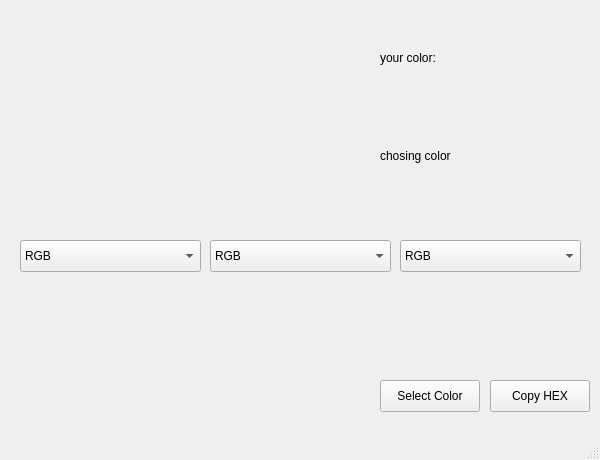
<?xml version="1.0" encoding="UTF-8"?>
<ui version="4.0">
 <class>MainWindow</class>
 <widget class="QMainWindow" name="MainWindow">
  <property name="geometry">
   <rect>
    <x>0</x>
    <y>0</y>
    <width>600</width>
    <height>460</height>
   </rect>
  </property>
  <property name="windowTitle">
   <string>Color</string>
  </property>
  <property name="animated">
   <bool>true</bool>
  </property>
  <widget class="QWidget" name="centralwidget">
   <widget class="QLabel" name="infLabel">
    <property name="geometry">
     <rect>
      <x>380</x>
      <y>50</y>
      <width>81</width>
      <height>16</height>
     </rect>
    </property>
    <property name="text">
     <string>your color:</string>
    </property>
   </widget>
   <widget class="QLabel" name="pallete">
    <property name="geometry">
     <rect>
      <x>20</x>
      <y>30</y>
      <width>340</width>
      <height>180</height>
     </rect>
    </property>
    <property name="text">
     <string/>
    </property>
    <property name="textFormat">
     <enum>Qt::AutoText</enum>
    </property>
    <property name="scaledContents">
     <bool>false</bool>
    </property>
    <property name="wordWrap">
     <bool>false</bool>
    </property>
    <property name="indent">
     <number>-1</number>
    </property>
    <property name="openExternalLinks">
     <bool>false</bool>
    </property>
   </widget>
   <widget class="QLabel" name="chosencolor">
    <property name="geometry">
     <rect>
      <x>380</x>
      <y>90</y>
      <width>121</width>
      <height>131</height>
     </rect>
    </property>
    <property name="text">
     <string>chosing color</string>
    </property>
   </widget>
   <widget class="QPushButton" name="vopyButton">
    <property name="geometry">
     <rect>
      <x>490</x>
      <y>380</y>
      <width>100</width>
      <height>32</height>
     </rect>
    </property>
    <property name="text">
     <string>Copy HEX</string>
    </property>
   </widget>
   <widget class="QComboBox" name="choseColor1">
    <property name="geometry">
     <rect>
      <x>20</x>
      <y>240</y>
      <width>181</width>
      <height>32</height>
     </rect>
    </property>
    <item>
     <property name="text">
      <string>RGB</string>
     </property>
    </item>
    <item>
     <property name="text">
      <string>CMYK</string>
     </property>
    </item>
    <item>
     <property name="text">
      <string>HLS</string>
     </property>
    </item>
    <item>
     <property name="text">
      <string>HSV</string>
     </property>
    </item>
    <item>
     <property name="text">
      <string>XYZ</string>
     </property>
    </item>
    <item>
     <property name="text">
      <string>LAB</string>
     </property>
    </item>
    <item>
     <property name="text">
      <string/>
     </property>
    </item>
   </widget>
   <widget class="QComboBox" name="choseColor2">
    <property name="geometry">
     <rect>
      <x>210</x>
      <y>240</y>
      <width>181</width>
      <height>32</height>
     </rect>
    </property>
    <item>
     <property name="text">
      <string>RGB</string>
     </property>
    </item>
    <item>
     <property name="text">
      <string>CMYK</string>
     </property>
    </item>
    <item>
     <property name="text">
      <string>HLS</string>
     </property>
    </item>
    <item>
     <property name="text">
      <string>HSV</string>
     </property>
    </item>
    <item>
     <property name="text">
      <string>XYZ</string>
     </property>
    </item>
    <item>
     <property name="text">
      <string>LAB</string>
     </property>
    </item>
    <item>
     <property name="text">
      <string/>
     </property>
    </item>
   </widget>
   <widget class="QComboBox" name="choseColor3">
    <property name="geometry">
     <rect>
      <x>400</x>
      <y>240</y>
      <width>181</width>
      <height>32</height>
     </rect>
    </property>
    <item>
     <property name="text">
      <string>RGB</string>
     </property>
    </item>
    <item>
     <property name="text">
      <string>CMYK</string>
     </property>
    </item>
    <item>
     <property name="text">
      <string>HLS</string>
     </property>
    </item>
    <item>
     <property name="text">
      <string>HSV</string>
     </property>
    </item>
    <item>
     <property name="text">
      <string>XYZ</string>
     </property>
    </item>
    <item>
     <property name="text">
      <string>LAB</string>
     </property>
    </item>
    <item>
     <property name="text">
      <string/>
     </property>
    </item>
   </widget>
   <widget class="QPushButton" name="SelectColorBotton">
    <property name="geometry">
     <rect>
      <x>380</x>
      <y>380</y>
      <width>100</width>
      <height>32</height>
     </rect>
    </property>
    <property name="text">
     <string>Select Color</string>
    </property>
   </widget>
  </widget>
  <widget class="QMenuBar" name="menubar">
   <property name="geometry">
    <rect>
     <x>0</x>
     <y>0</y>
     <width>600</width>
     <height>24</height>
    </rect>
   </property>
  </widget>
  <widget class="QStatusBar" name="statusbar"/>
 </widget>
 <resources/>
 <connections/>
</ui>
